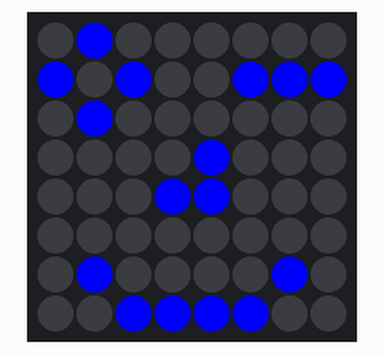
A program run on a simulated Raspberry Pi (BCM pin numbers) with a Sense HAT. Shown: the Sense HAT's 8×8 RGB LED matrix. At 0.0 s the program stops and its outputs stay as they are.

Above: at 0.1 s.

The program:

led_matrix_shape.py
```python
#!/usr/bin/env python

from sense_hat import SenseHat
from time import sleep

sh = SenseHat()

X = [0, 0, 255]
O = [0, 0, 0]

wink = [
O, X, O, O, O, O, O, O,
X, O, X, O, O, X, X, X,
O, X, O, O, O, O, O, O,
O, O, O, O, X, O, O, O,
O, O, O, X, X, O, O, O,
O, O, O, O, O, O, O, O,
O, X, O, O, O, O, X, O,
O, O, X, X, X, X, O, O
]

try:
    sh.set_pixels(wink)

except KeyboardInterrupt:
    print( "Exiting..." );
```
